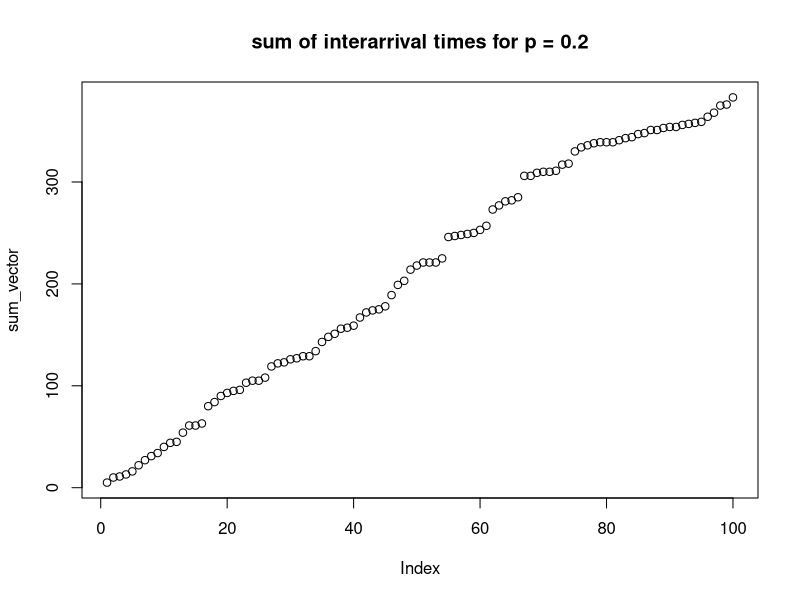
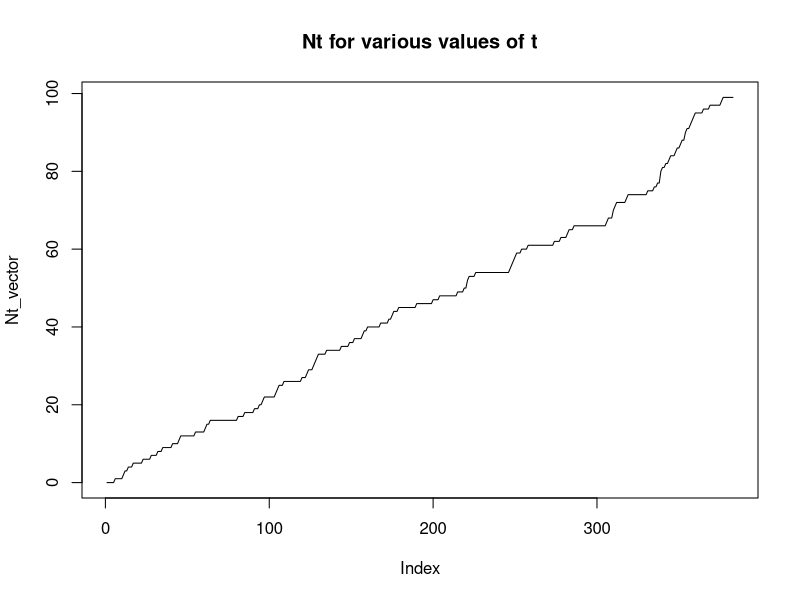

Here is the R script that generated these plots, in order:
k1 = rgeom(100, 0.2)
#k1 is the interarrival times for 100 arrivals
sum_vector = c()
sum_vec = 0
for (i in k1){
  sum_vec = sum_vec + i
  sum_vector = append(sum_vector, sum_vec)
}

plot(sum_vector, main = "sum of interarrival times for p = 0.2")
Nt = 0
Nt_vector = c()
for(i in 1:100){
  element = k1[i]
  if(element == 0){
    len = length(Nt_vector)
    Nt_vector[len] = Nt_vector[len] + 1
    Nt = Nt + 1
  }else{
    for(i in 1:element){
      Nt_vector = c(Nt_vector, Nt)
    }
    Nt = Nt + 1
  }
}
plot(Nt_vector, type = "l", main = "Nt for various values of t")

total_arrivals = length(Nt_vector)
prob_vector = c()
for(i in 1:100){
  prob = sum(Nt_vector == i)/total_arrivals
  prob_vector = c(prob_vector, prob)
}
expectation = 0
for(i in 1:100){
  expectation = expectation + prob_vector[i]*i
}

